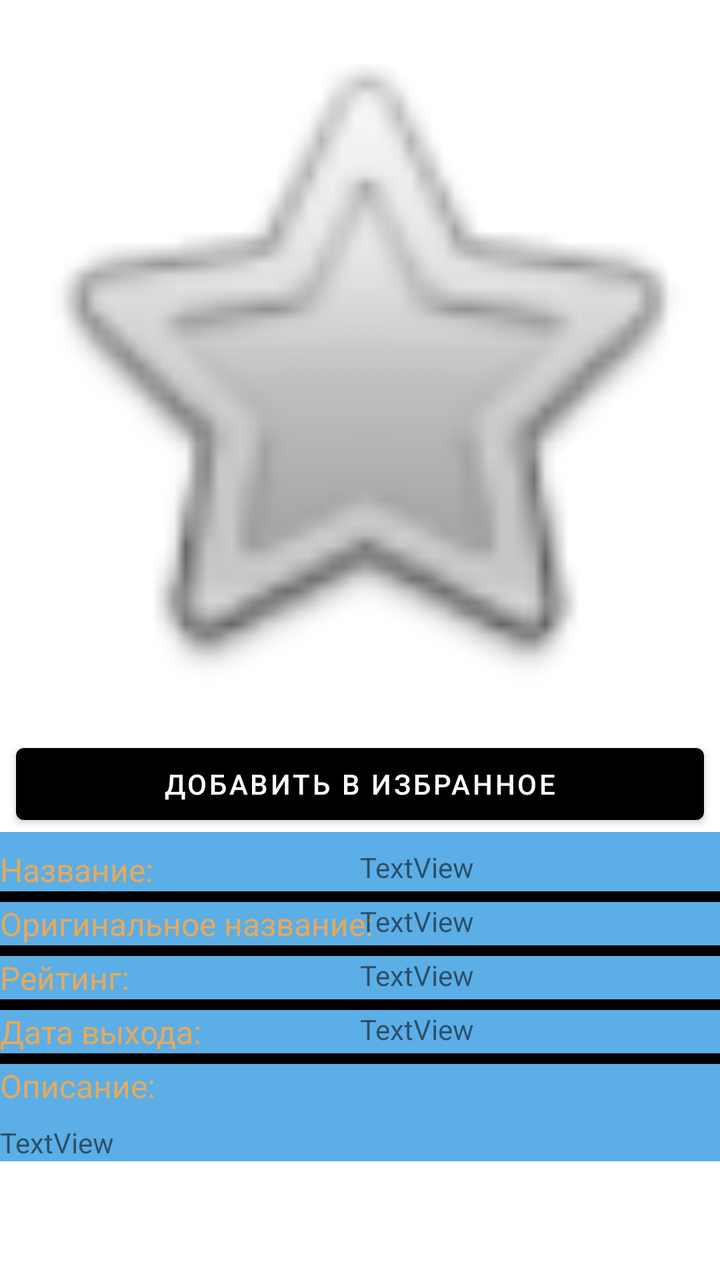
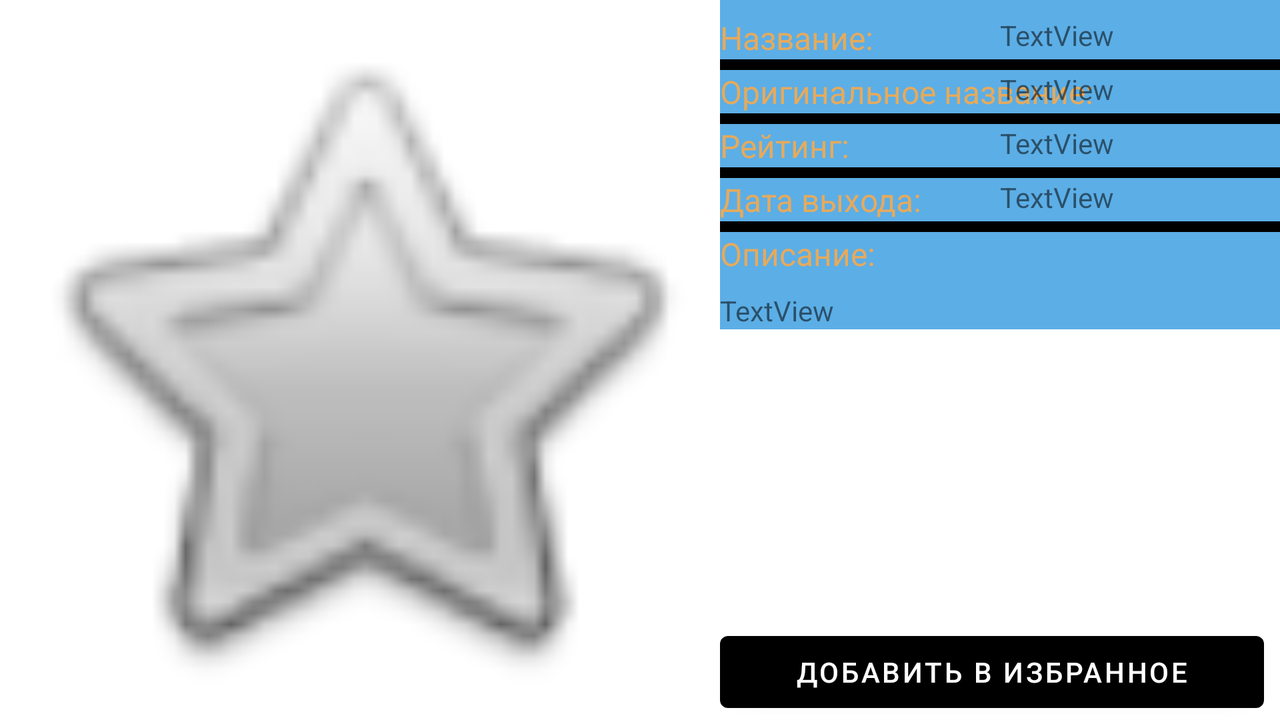

An Android layout and its configuration variant, each rendered on a device that would load it. The default file and the variant file are quoted in full after the pictures.
<!-- AndroidManifest.xml: application theme Theme.MyMovies -->
<!-- res/layout/activity_detail.xml -->
<?xml version="1.0" encoding="utf-8"?>
<ScrollView xmlns:android="http://schemas.android.com/apk/res/android"
    xmlns:app="http://schemas.android.com/apk/res-auto"
    xmlns:tools="http://schemas.android.com/tools"
    android:layout_width="match_parent"
    android:layout_height="match_parent"
    tools:context=".DetailActivity"
    android:id="@+id/scrollviewInfo">

    <androidx.constraintlayout.widget.ConstraintLayout
        android:layout_width="match_parent"
        android:layout_height="wrap_content">

        <ImageView
            android:id="@+id/imageViewBigPoster"
            android:layout_width="0dp"
            android:layout_height="wrap_content"
            android:adjustViewBounds="true"
            android:contentDescription="@string/image"
            app:layout_constraintEnd_toEndOf="parent"
            app:layout_constraintStart_toStartOf="parent"
            app:layout_constraintTop_toTopOf="parent"
            app:srcCompat="@android:drawable/btn_star_big_off" />

        <Button
            android:id="@+id/buttonAddToFavourite"
            android:layout_width="0dp"
            android:layout_height="wrap_content"
            android:layout_marginStart="8dp"
            android:layout_marginTop="8dp"
            android:layout_marginEnd="8dp"
            android:onClick="onClickChangeFavourite"
            android:text="@string/add_to_favourite"
            app:layout_constraintEnd_toEndOf="parent"
            app:layout_constraintStart_toStartOf="parent"
            app:layout_constraintTop_toBottomOf="@id/imageViewBigPoster" />

        <include
            layout="@layout/movie_info"
            android:id="@+id/movieIndo"
            android:layout_width="0dp"
            android:layout_height="wrap_content"
            app:layout_constraintStart_toStartOf="parent"
            app:layout_constraintEnd_toEndOf="parent"
            app:layout_constraintTop_toBottomOf="@id/buttonAddToFavourite"/>


    </androidx.constraintlayout.widget.ConstraintLayout>
</ScrollView>
<!-- res/layout/movie_info.xml (included above) -->
<?xml version="1.0" encoding="utf-8"?>
<androidx.constraintlayout.widget.ConstraintLayout
    xmlns:android="http://schemas.android.com/apk/res/android"
    xmlns:app="http://schemas.android.com/apk/res-auto"
    android:layout_width="match_parent"
    android:layout_height="match_parent"
    android:background="@color/blueColorMain">

    <TextView style="@style/LabelStyle"
        android:id="@+id/textViewLabelTitle"
        android:layout_width="wrap_content"
        android:layout_height="wrap_content"
        android:text="@string/name_of_movie"
        app:layout_constraintStart_toStartOf="parent"
        app:layout_constraintTop_toTopOf="parent" />

    <androidx.constraintlayout.widget.Guideline
        android:id="@+id/guidelineCenter"
        android:layout_width="wrap_content"
        android:layout_height="wrap_content"
        android:orientation="vertical"
        app:layout_constraintGuide_percent="0.5" />

    <TextView
        android:id="@+id/textViewTitle"
        android:layout_width="0dp"
        android:layout_height="wrap_content"
        android:layout_marginTop="8dp"
        android:text="@string/textview"
        app:layout_constraintEnd_toEndOf="parent"
        app:layout_constraintStart_toStartOf="@+id/guidelineCenter"
        app:layout_constraintTop_toTopOf="parent" />

    <View
        style="@style/BorderStyle"
        app:layout_constraintStart_toStartOf="parent"
        app:layout_constraintEnd_toEndOf="parent"
        app:layout_constraintTop_toBottomOf="@id/textViewLabelTitle"
        app:layout_constraintBottom_toTopOf="@id/textViewLabelOriginalTitle"/>

    <TextView style="@style/LabelStyle"
        android:id="@+id/textViewLabelOriginalTitle"
        android:layout_width="wrap_content"
        android:layout_height="wrap_content"
        android:text="@string/original_name_of_movie"
        app:layout_constraintStart_toStartOf="parent"
        app:layout_constraintTop_toBottomOf="@+id/textViewTitle" />

    <TextView
        android:id="@+id/textViewOriginalTitle"
        android:layout_width="0dp"
        android:layout_height="wrap_content"
        android:layout_marginTop="8dp"
        android:text="@string/textview"
        app:layout_constraintEnd_toEndOf="parent"
        app:layout_constraintStart_toStartOf="@+id/guidelineCenter"
        app:layout_constraintTop_toBottomOf="@+id/textViewTitle" />

    <View
        style="@style/BorderStyle"
        app:layout_constraintStart_toStartOf="parent"
        app:layout_constraintEnd_toEndOf="parent"
        app:layout_constraintTop_toBottomOf="@id/textViewLabelOriginalTitle"
        app:layout_constraintBottom_toTopOf="@id/textViewLabelRating"/>

    <TextView style="@style/LabelStyle"
        android:id="@+id/textViewLabelRating"
        android:layout_width="wrap_content"
        android:layout_height="wrap_content"
        android:layout_marginTop="8dp"
        android:text="@string/rating"
        app:layout_constraintStart_toStartOf="parent"
        app:layout_constraintTop_toBottomOf="@+id/textViewOriginalTitle" />

    <TextView
        android:id="@+id/textViewRaiting"
        android:layout_width="wrap_content"
        android:layout_height="wrap_content"
        android:layout_marginTop="8dp"
        android:text="@string/textview"
        app:layout_constraintStart_toStartOf="@+id/guidelineCenter"
        app:layout_constraintTop_toBottomOf="@+id/textViewOriginalTitle" />

    <View
        style="@style/BorderStyle"
        app:layout_constraintStart_toStartOf="parent"
        app:layout_constraintEnd_toEndOf="parent"
        app:layout_constraintTop_toBottomOf="@id/textViewLabelRating"
        app:layout_constraintBottom_toTopOf="@id/textViewLabelReleaseDate"/>

    <TextView style="@style/LabelStyle"
        android:id="@+id/textViewLabelReleaseDate"
        android:layout_width="wrap_content"
        android:layout_height="wrap_content"
        android:text="@string/date_of_release"
        app:layout_constraintStart_toStartOf="parent"
        app:layout_constraintTop_toBottomOf="@+id/textViewRaiting" />

    <TextView
        android:id="@+id/textViewReleaseDate"
        android:layout_width="0dp"
        android:layout_height="wrap_content"
        android:layout_marginTop="8dp"
        android:text="@string/textview"
        app:layout_constraintEnd_toEndOf="parent"
        app:layout_constraintStart_toStartOf="@+id/guidelineCenter"
        app:layout_constraintTop_toBottomOf="@+id/textViewRaiting" />

    <View
        style="@style/BorderStyle"
        app:layout_constraintStart_toStartOf="parent"
        app:layout_constraintEnd_toEndOf="parent"
        app:layout_constraintTop_toBottomOf="@id/textViewLabelReleaseDate"
        app:layout_constraintBottom_toTopOf="@id/textViewLabelDescription"/>

    <TextView style="@style/LabelStyle"
        android:id="@+id/textViewLabelDescription"
        android:layout_width="wrap_content"
        android:layout_height="wrap_content"
        android:text="@string/description"
        app:layout_constraintStart_toStartOf="parent"
        app:layout_constraintTop_toBottomOf="@+id/textViewReleaseDate" />

    <TextView
        android:id="@+id/textViewOverView"
        android:layout_width="wrap_content"
        android:layout_height="wrap_content"
        android:layout_marginTop="8dp"
        android:text="@string/textview"
        app:layout_constraintStart_toStartOf="parent"
        app:layout_constraintTop_toBottomOf="@+id/textViewLabelDescription" />

    <androidx.recyclerview.widget.RecyclerView
        android:id="@+id/recyclerViewTrailers"
        android:layout_width="0dp"
        android:nestedScrollingEnabled="false"
        android:layout_height="wrap_content"
        app:layout_constraintEnd_toEndOf="parent"
        app:layout_constraintStart_toStartOf="parent"
        app:layout_constraintTop_toBottomOf="@id/textViewOverView" />

    <androidx.recyclerview.widget.RecyclerView
        android:id="@+id/recyclerViewReviews"
        android:nestedScrollingEnabled="false"
        android:layout_width="0dp"
        android:layout_height="wrap_content"
        app:layout_constraintEnd_toEndOf="parent"
        app:layout_constraintStart_toStartOf="parent"
        app:layout_constraintTop_toBottomOf="@id/recyclerViewTrailers" />

</androidx.constraintlayout.widget.ConstraintLayout>
<!-- resources referenced by this layout -->
<resources>
  <color name="blueColorMain">#5CAEE6</color>
  <string name="add_to_favourite">добавить в избранное</string>
  <string name="date_of_release">Дата выхода:</string>
  <string name="description">Описание:</string>
  <string name="image">Image</string>
  <string name="name_of_movie">Название:</string>
  <string name="original_name_of_movie">Оригинальное название:</string>
  <string name="rating">Рейтинг:</string>
  <string name="textview">TextView</string>
  <style name="BorderStyle">
          <item name="android:height">1dp</item>
          <item name="android:width">0dp</item>
          <item name="android:background">@color/black</item>
      </style>
  <style name="LabelStyle">
          <item name="android:layout_marginTop">8dp</item>
          <item name="android:textColor">@color/orangeColorMain</item>
          <item name="android:textSize">16sp</item>
      </style>
  <style name="Theme.MyMovies" parent="Theme.MaterialComponents.DayNight.DarkActionBar">
          
          <item name="colorPrimary">@color/black</item>
          <item name="colorPrimaryVariant">@color/black</item>
          <item name="colorOnPrimary">@color/white</item>
          
          <item name="colorSecondary">@color/white</item>
          <item name="colorSecondaryVariant">@color/white</item>
          <item name="colorOnSecondary">@color/black</item>
          
          <item name="android:statusBarColor" tools:targetApi="l">?attr/colorPrimaryVariant</item>
          
      </style>
  <color name="black">#FF000000</color>
  <color name="orangeColorMain">#E6AA5C</color>
  <color name="white">#FFFFFFFF</color>
</resources>
<!-- res/layout-land/activity_detail.xml (the repository's variant of the layout above) -->
<!-- drawn on the phone turned sideways -->
<?xml version="1.0" encoding="utf-8"?>
    <androidx.constraintlayout.widget.ConstraintLayout
    xmlns:android="http://schemas.android.com/apk/res/android"
    xmlns:app="http://schemas.android.com/apk/res-auto"
    xmlns:tools="http://schemas.android.com/tools"
    android:layout_width="match_parent"
    android:layout_height="match_parent"
    tools:context=".DetailActivity">

    <ImageView
        android:id="@+id/imageViewBigPoster"
        android:layout_width="wrap_content"
        android:layout_height="0dp"
        android:adjustViewBounds="true"
        app:layout_constraintStart_toStartOf="parent"
        app:layout_constraintTop_toTopOf="parent"
        app:layout_constraintBottom_toBottomOf="parent"
        app:srcCompat="@android:drawable/btn_star_big_off" />

    <Button
        android:id="@+id/buttonAddToFavourite"
        android:layout_width="0dp"
        android:layout_height="wrap_content"
        android:layout_marginEnd="8dp"
        android:onClick="onClickChangeFavourite"
        android:text="@string/add_to_favourite"
        app:layout_constraintBottom_toBottomOf="parent"
        app:layout_constraintEnd_toEndOf="parent"
        app:layout_constraintStart_toEndOf="@+id/imageViewBigPoster" />

    <ScrollView
        android:id="@+id/scrollviewInfo"
        android:layout_width="0dp"
        android:layout_height="0dp"
        app:layout_constraintBottom_toTopOf="@+id/buttonAddToFavourite"
        app:layout_constraintEnd_toEndOf="parent"
        app:layout_constraintStart_toEndOf="@+id/imageViewBigPoster"
        app:layout_constraintTop_toTopOf="parent">

        <include
            android:id="@+id/movieIndo"
            layout="@layout/movie_info"
            android:layout_width="match_parent"
            android:layout_height="wrap_content" />
    </ScrollView>




    </androidx.constraintlayout.widget.ConstraintLayout>
<!-- resources referenced by the variant -->
<!-- as the phone turned sideways resolves them -->
<resources>
  <color name="blueColorMain">#5CAEE6</color>
  <string name="add_to_favourite">добавить в избранное</string>
  <string name="date_of_release">Дата выхода:</string>
  <string name="description">Описание:</string>
  <string name="name_of_movie">Название:</string>
  <string name="original_name_of_movie">Оригинальное название:</string>
  <string name="rating">Рейтинг:</string>
  <string name="textview">TextView</string>
  <style name="BorderStyle">
          <item name="android:height">1dp</item>
          <item name="android:width">0dp</item>
          <item name="android:background">@color/black</item>
      </style>
  <style name="LabelStyle">
          <item name="android:layout_marginTop">8dp</item>
          <item name="android:textColor">@color/orangeColorMain</item>
          <item name="android:textSize">16sp</item>
      </style>
  <style name="Theme.MyMovies" parent="Theme.MaterialComponents.DayNight.DarkActionBar">
          
          <item name="colorPrimary">@color/black</item>
          <item name="colorPrimaryVariant">@color/black</item>
          <item name="colorOnPrimary">@color/white</item>
          
          <item name="colorSecondary">@color/white</item>
          <item name="colorSecondaryVariant">@color/white</item>
          <item name="colorOnSecondary">@color/black</item>
          
          <item name="android:statusBarColor" tools:targetApi="l">?attr/colorPrimaryVariant</item>
          
      </style>
  <color name="black">#FF000000</color>
  <color name="orangeColorMain">#E6AA5C</color>
  <color name="white">#FFFFFFFF</color>
</resources>
